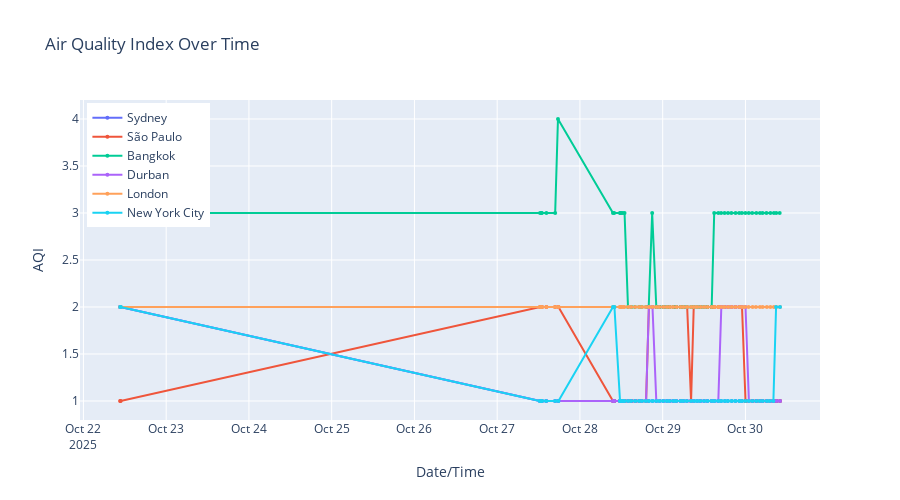

The cell this chart's notebook holds for it:
### Markdown cell above
## 6. Temporal patterns

### Code cell
# Time series plot - AQI over time
fig = go.Figure()

for city in df['city_name'].unique():
    city_data = df[df['city_name'] == city].sort_values('timestamp')
    
    fig.add_trace(go.Scatter(
        x=city_data['timestamp'],
        y=city_data['aqi'],
        mode='lines+markers',
        name=city,
        line=dict(width=2),
        marker=dict(size=4)
    ))

fig.update_layout(
    title='Air Quality Index Over Time',
    xaxis_title='Date/Time',
    yaxis_title='AQI',
    height=500,
    hovermode='x unified',
    legend=dict(yanchor="top", y=0.99, xanchor="left", x=0.01)
)

fig.show()
